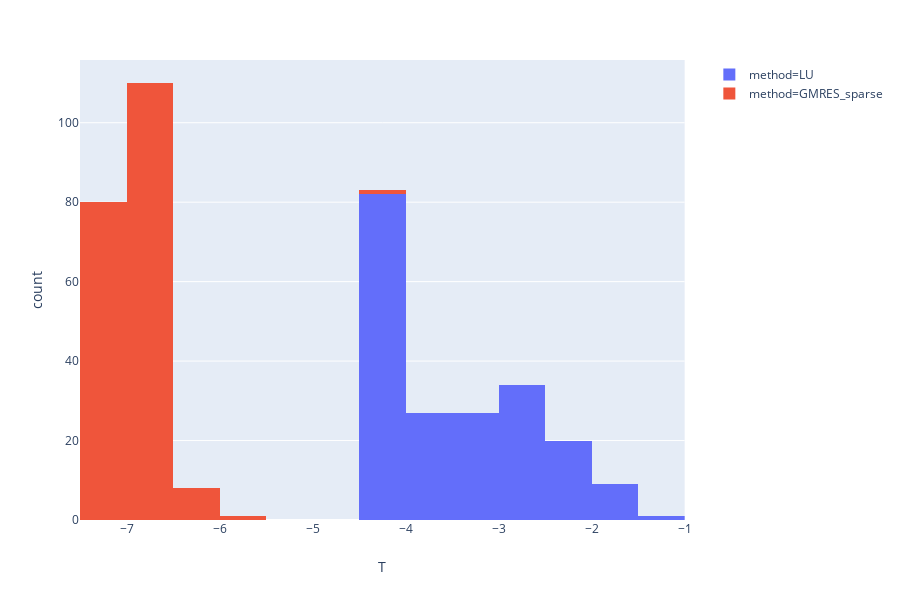

Notebook code for this chart:
### Code cell
import pandas as pd
import plotly.express as px
ans_df=pd.DataFrame({'T_LU':np.log(T_lu), 
                     #'T_GMRES' : np.log(T_gmres), 
                     'T_GMRES_sparse':np.log(T_gmres_sparse)} )
ans_df['id']=ans_df.index
tidy_ans_df=pd.wide_to_long(ans_df,stubnames='T',i='id',j='method', sep='_', suffix='\w+').reset_index().drop(columns='id')
#tidy_ans_df['method']=tidy_ans_df['method'].astype('category')
px.histogram(tidy_ans_df, x='T', color='method')

### Figure 1 — Plotly figure (JSON) as saved in the notebook; plotly's stock layout.template omitted (floating-point values rounded to 4 significant figures; data arrays with more than 128 entries replaced by an {"elided": "..."} marker saying what was removed)
{"data": [{"alignmentgroup": "True", "bingroup": "x", "hoverlabel": {"namelength": 0}, "hovertemplate": "method=LU<br>T=%{x}<br>count=%{y}", "legendgroup": "method=LU", "marker": {"color": "#636efa"}, "name": "method=LU", "offsetgroup": "method=LU", "orientation": "v", "showlegend": true, "type": "histogram", "x": {"elided": "200 float values"}, "xaxis": "x", "yaxis": "y"}, {"alignmentgroup": "True", "bingroup": "x", "hoverlabel": {"namelength": 0}, "hovertemplate": "method=GMRES_sparse<br>T=%{x}<br>count=%{y}", "legendgroup": "method=GMRES_sparse", "marker": {"color": "#EF553B"}, "name": "method=GMRES_sparse", "offsetgroup": "method=GMRES_sparse", "orientation": "v", "showlegend": true, "type": "histogram", "x": {"elided": "200 float values"}, "xaxis": "x", "yaxis": "y"}], "layout": {"barmode": "relative", "height": 600, "legend": {"tracegroupgap": 0}, "margin": {"t": 60}, "xaxis": {"anchor": "y", "domain": [0, 0.98], "title": {"text": "T"}}, "yaxis": {"anchor": "x", "domain": [0, 1], "title": {"text": "count"}}}}
